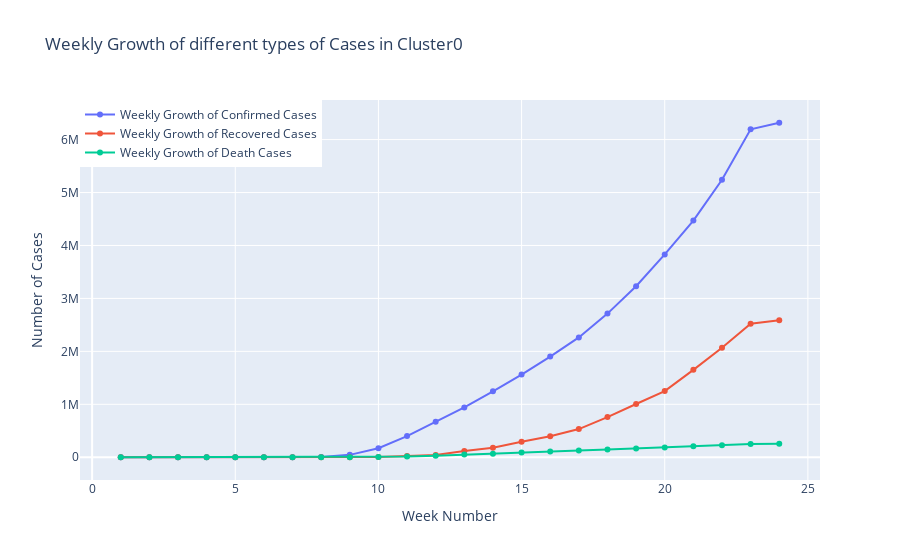

Here is the notebook cell this chart was saved with:
### Code cell
datewise = datewise0

datewise["WeekOfYear"]=datewise.index.weekofyear

week_num=[]
weekwise_confirmed=[]
weekwise_recovered=[]
weekwise_deaths=[]
w=1
for i in list(datewise["WeekOfYear"].unique()):
    weekwise_confirmed.append(datewise[datewise["WeekOfYear"]==i]["Confirmed"].iloc[-1])
    weekwise_recovered.append(datewise[datewise["WeekOfYear"]==i]["Recovered"].iloc[-1])
    weekwise_deaths.append(datewise[datewise["WeekOfYear"]==i]["Deaths"].iloc[-1])
    week_num.append(w)
    w=w+1

fig=go.Figure()
fig.add_trace(go.Scatter(x=week_num, y=weekwise_confirmed,
                    mode='lines+markers',
                    name='Weekly Growth of Confirmed Cases'))
fig.add_trace(go.Scatter(x=week_num, y=weekwise_recovered,
                    mode='lines+markers',
                    name='Weekly Growth of Recovered Cases'))
fig.add_trace(go.Scatter(x=week_num, y=weekwise_deaths,
                    mode='lines+markers',
                    name='Weekly Growth of Death Cases'))
fig.update_layout(title="Weekly Growth of different types of Cases in Cluster0",
                 xaxis_title="Week Number",yaxis_title="Number of Cases",legend=dict(x=0,y=1,traceorder="normal"))
fig.show()

### Figure 1 — Plotly figure (JSON) as saved in the notebook; plotly's stock layout.template omitted (floating-point values rounded to 4 significant figures)
{"data": [{"mode": "lines+markers", "name": "Weekly Growth of Confirmed Cases", "type": "scatter", "x": [1, 2, 3, 4, 5, 6, 7, 8, 9, 10, 11, 12, 13, 14, 15, 16, 17, 18, 19, 20, 21, 22, 23, 24], "y": [6, 14, 20, 24, 44, 151, 1109, 6383, 45301, 170517, 399567, 669253, 939936, 1245149, 1562065, 1900854, 2263838, 2713037, 3229726, 3830637, 4469835, 5241700, 6195210, 6318149]}, {"mode": "lines+markers", "name": "Weekly Growth of Recovered Cases", "type": "scatter", "x": [1, 2, 3, 4, 5, 6, 7, 8, 9, 10, 11, 12, 13, 14, 15, 16, 17, 18, 19, 20, 21, 22, 23, 24], "y": [0, 0, 3, 8, 10, 14, 17, 111, 346, 3654, 21543, 43908, 118148, 178813, 293071, 395913, 532686, 759348, 1006130, 1249542, 1650888, 2068096, 2522131, 2588898]}, {"mode": "lines+markers", "name": "Weekly Growth of Death Cases", "type": "scatter", "x": [1, 2, 3, 4, 5, 6, 7, 8, 9, 10, 11, 12, 13, 14, 15, 16, 17, 18, 19, 20, 21, 22, 23, 24], "y": [0, 1, 1, 1, 1, 2, 30, 115, 667, 3336, 12073, 27312, 49600, 68294, 87780, 107816, 127210, 146402, 165339, 185411, 205628, 228935, 252369, 254929]}], "layout": {"legend": {"traceorder": "normal", "x": 0, "y": 1}, "title": {"text": "Weekly Growth of different types of Cases in Cluster0"}, "xaxis": {"title": {"text": "Week Number"}}, "yaxis": {"title": {"text": "Number of Cases"}}}}
